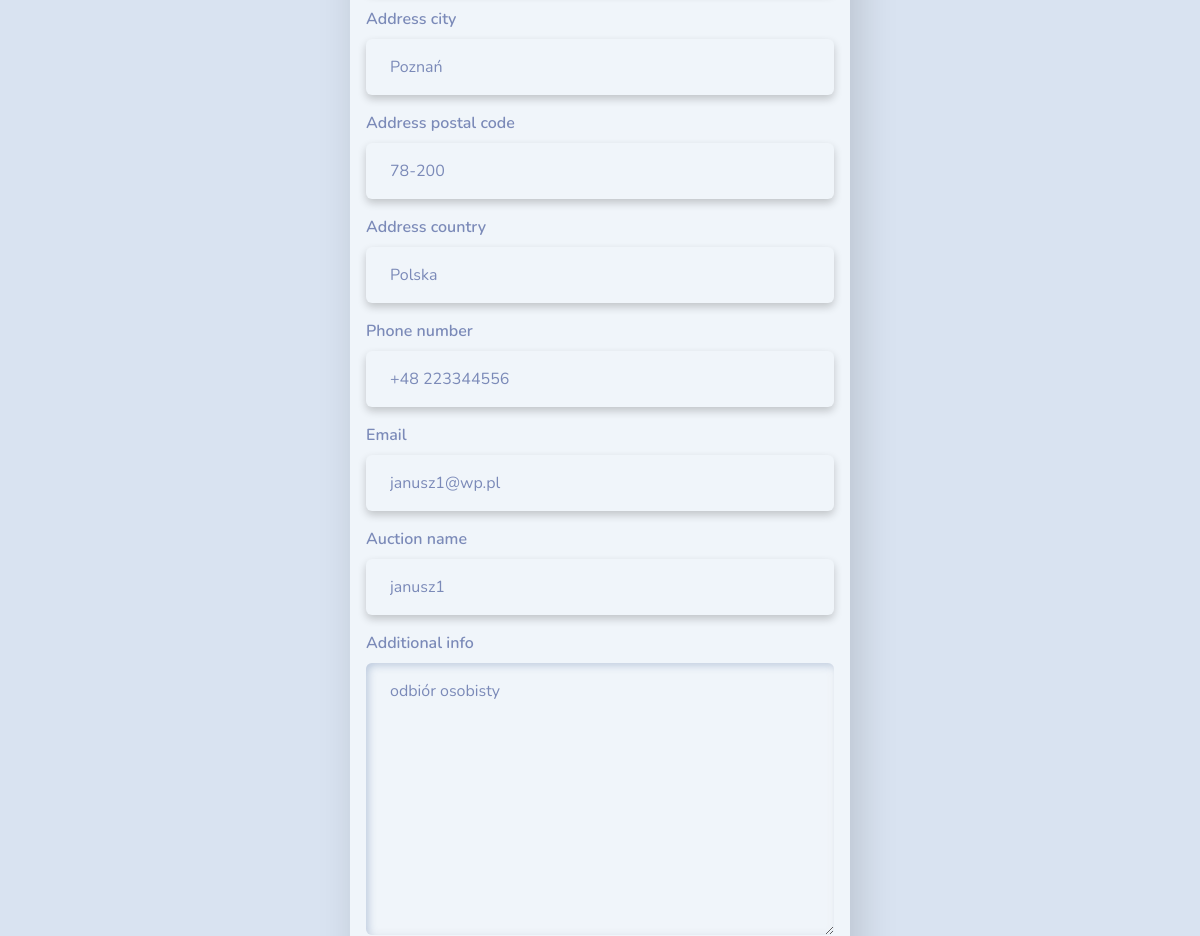
The page /update_record/3 (signed in, middle part) on the database as committed earlier.
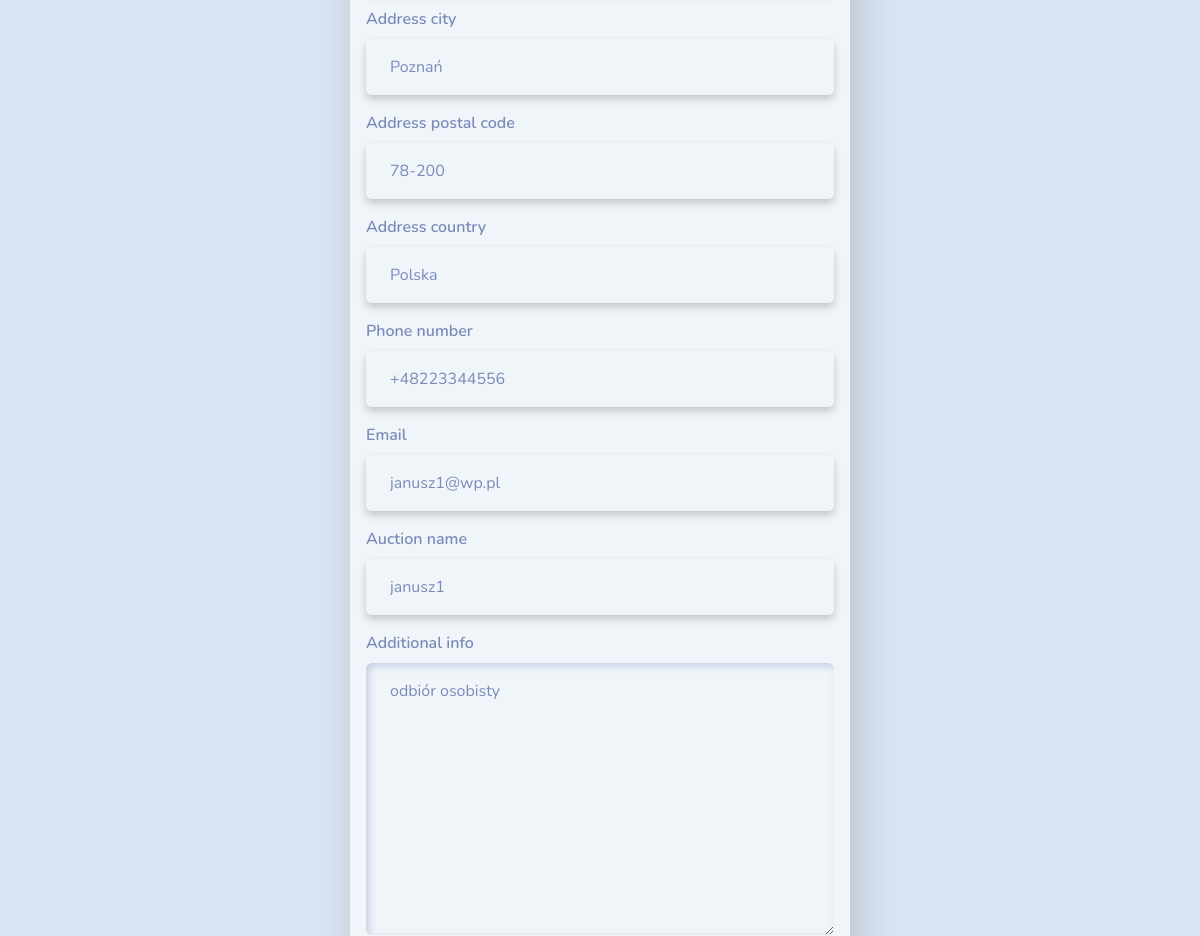
The same page on the database as committed later.
### webapp/models.py (models this page shows, shortened)
class Record(models.Model):
    creation_date = models.DateTimeField(auto_now_add=True)
    purchase_date = models.DateField(blank=True, null=True)  # Allows blank and NULL
    product_name = models.CharField(max_length=100, blank=True)  # Allows blank
    serial_number = models.CharField(max_length=100, blank=True)  # Allows blank
    revision = models.CharField(max_length=100, blank=True)  # Allows blank
    customer_first_name = models.CharField(max_length=100, blank=True)  # Allows blank
    customer_last_name = models.CharField(max_length=100, blank=True)  # Allows blank
    address_street = models.CharField(max_length=100, blank=True)  # Allows blank
    address_building = models.CharField(max_length=100, blank=True)  # Allows blank
    address_apartment = models.CharField(max_length=100, blank=True)  # Allows blank
    address_city = models.CharField(max_length=100, blank=True)  # Allows blank
    address_postal_code = models.CharField(max_length=100, blank=True)  # Allows blank
    address_country = models.CharField(max_length=100, blank=True)  # Allows blank
    phone_number = PhoneNumberField(blank=True, null=True)  # Allows blank
    email = models.EmailField(max_length=100, blank=True)  # Allows blank
    auction_name = models.CharField(max_length=100, blank=True)  # Allows blank
    additional_info = models.TextField(max_length=1000, blank=True)  # Allows blank
    gps_latitude = models.FloatField(null=True, blank=True)  # Allows NULL and blank
    gps_longitude = models.FloatField(null=True, blank=True)  # Allows NULL and blank

### webapp/views.py (the view, shortened to what this page needs)
# urls.py: path('update_record/<int:pk>', views.update_record, name='update_record'),
@login_required(login_url='user_login')
def update_record(request, pk):
    record = Record.objects.get(id=pk)
    form = UpdateRecordForm(instance=record)
    context = {'form': form}
    return render(request, 'webapp/update_record.html', context=context)

### webapp/forms.py
class UpdateRecordForm(forms.ModelForm):
    phone_number = PhoneNumberField(widget=PhoneNumberPrefixWidget(), required=False)
    class Meta:
        model = Record
        fields = ['purchase_date', 'product_name', 'serial_number', 'revision', 'customer_first_name', 'customer_last_name',
                  'address_street', 'address_building', 'address_apartment', 'address_city', 'address_postal_code', 'address_country',
                  'phone_number', 'email', 'auction_name', 'additional_info', 'gps_latitude', 'gps_longitude']
        widgets = {
            'purchase_date': DateInput(attrs={'type': 'date'}),
        }

### webapp/templates/webapp/update_record.html (shortened to what this page needs)
{% extends 'webapp/base.html' %}
{% load crispy_forms_tags %}
{% block content %}
<body>
    <div class="container bg-light shadow-lg p-3 mb-5 rounded form-layout">
        <br>
        <form method="POST" autocomplete="off">
            {{form|crispy}}
        </form>
    </div>
</body>
{% endblock %}

Rows that differ between the two databases and show on the page:
changed Record "Poznań": phone_number "+48 223344556" → "+48223344556"
